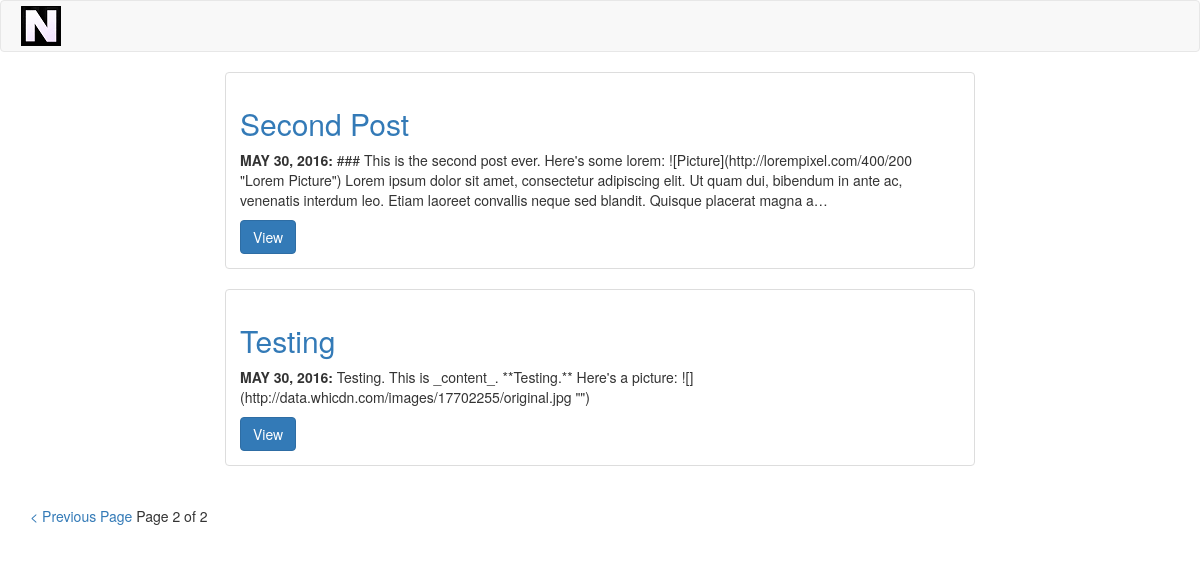
Screenshot of /?page=2 with the database file from the repository.
### posts/models.py (models this page shows, shortened)
class Post(models.Model):
    user = models.ForeignKey(settings.AUTH_USER_MODEL, )
    title = models.CharField(max_length=200)
    content = models.TextField()
    slug = models.SlugField(max_length=200, unique=True)
    published = models.BooleanField(default=True)
    created = models.DateTimeField(auto_now_add=True)
    updated = models.DateTimeField(auto_now=True)
    tags = models.ManyToManyField(Tag)
    objects = PostQuerySet.as_manager()
    def get_absolute_url(self):
        return reverse("posts:detail", kwargs={"slug": self.slug})
    class Meta:
        verbose_name = "Blog Post"
        verbose_name_plural = "Blog Posts"
        ordering = ["-created", "-updated"]

### posts/views.py (the view)
# urls.py: url(r'^$', homeview.posts_home),
def posts_home(request):
    queryset = Post.objects.published()
    paginator = Paginator(queryset, 5)
    page = request.GET.get('page')
    try:
        newpage = paginator.page(page)
    except PageNotAnInteger:
        newpage = paginator.page(1)
    except EmptyPage:
        newpage = paginator.page(paginator.num_pages)
    content = {
        "content": newpage
    }
    return render(request, "index.html", content)

### posts/models.py (called while the page is built)
    def published(self):
        return self.filter(published=True)

### templates/index.html (shortened to what this page needs)
{% extends "base.html" %}
{% load django_markdown %}
{% block content %}
{% for post in content %}
<div class="row">
    <div class="col-sm-8 col-sm-offset-2">
        <div class="thumbnail">
            <div class="post-content">
                <h2><a href="{{ post.get_absolute_url }}">{{ post.title }}</a></h2>
                <p><strong>{{ post.created|date|upper }}: </strong>
                    {{ post.content|markdown|truncatechars:300 }}</p>
                <a type="button" class="btn btn-primary" href="{{ post.get_absolute_url }}">View</a>
            </div>
        </div>
    </div>
</div>
{% endfor %}
<div class="pagination">
    <span class="step-links">
        {% if content.has_previous %}
            <a href="?page={{ content.previous_page_number }}">< Previous Page</a>
        {% endif %}
        <span class="current">
            Page {{ content.number }} of {{ content.paginator.num_pages }}
        </span>
    </span>
</div>
{% endblock %}

### static/css/base.css (style rules this page uses)
.post-content { padding: 10px; background-color: #FFFFFF; }

### rows the page displays
Post: title "Second Post", created "MAY 30, 2016", content "### This is the second post ever. Here's some lorem: ![Picture](http://lorempixel.com/400/200 \"Lorem Picture\") Lorem ipsum dolor sit amet, consectetur adipiscing elit. Ut quam dui, bibendum in ante ac, venenatis interdum leo. Etiam laoreet convallis neque sed blandit. Quisque placerat magna a…"
Post: title "Testing", created "MAY 30, 2016", content "Testing. This is _content_. **Testing.** Here's a picture: ![](http://data.whicdn.com/images/17702255/original.jpg \"\")"

### other values shown
{{ content.number }} "2"
{{ content.paginator.num_pages }} "2"
